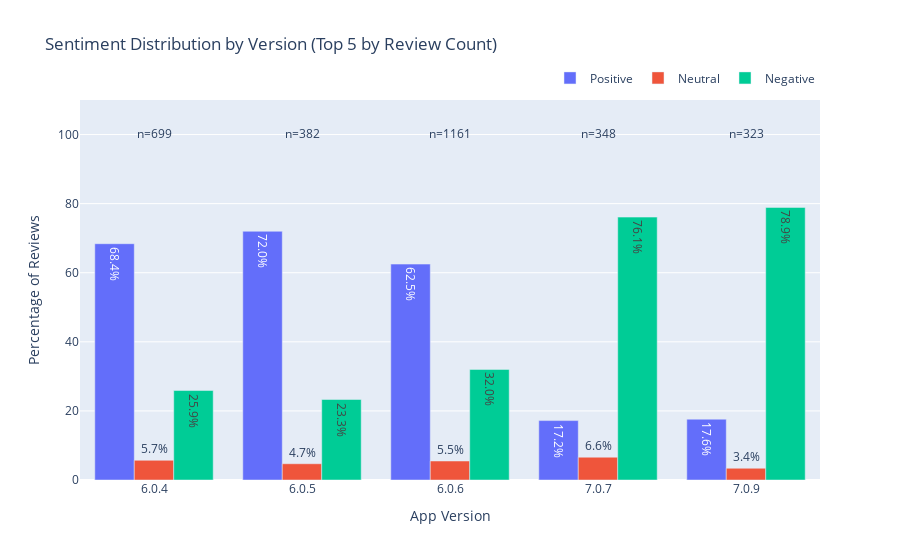
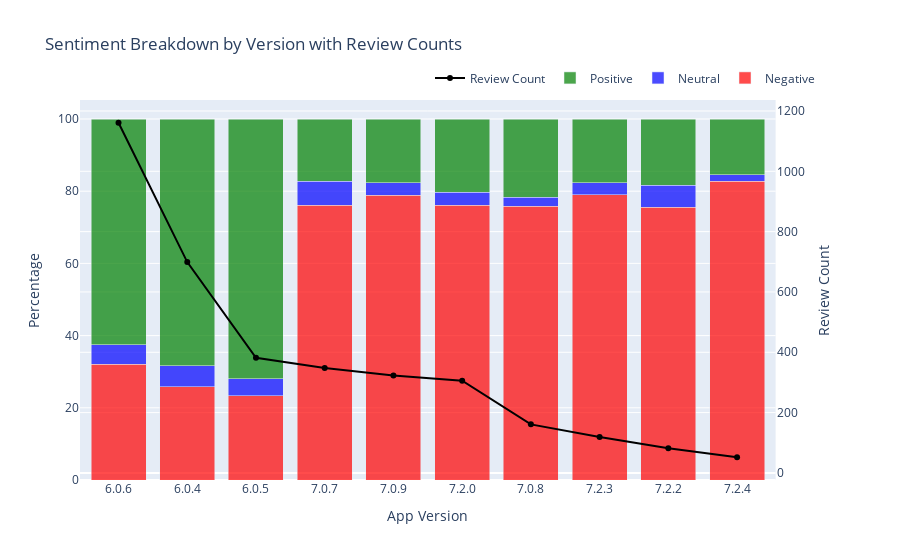

Notebook code cell kept with these figures, in order:
### Markdown cell above
### Analyze sentiment by version

### Code cell
# Analyze sentiment by version
if 'version' in analyzed_df.columns:
    # Check if sentiment exists, if not, create it from ratings
    if 'sentiment' not in analyzed_df.columns and 'rating' in analyzed_df.columns:
        print("No sentiment data found. Generating sentiment from ratings...")
        analyzed_df['sentiment'] = analyzed_df['rating'].apply(lambda r: 
                                                           'positive' if r >= 4 
                                                           else ('negative' if r <= 2 
                                                                else 'neutral'))
        print("Sentiment data generated.")
    
    # Now proceed with analysis
    if 'sentiment' in analyzed_df.columns:
        # Get valid versions and sentiments
        version_sentiment_df = analyzed_df.dropna(subset=['version', 'sentiment'])
        
        valid_records = len(version_sentiment_df)
        if valid_records > 0:
            print(f"Found {valid_records} reviews with both version and sentiment data")
            
            # Calculate sentiment percentages per version
            sentiment_by_version = pd.crosstab(
                version_sentiment_df['version'], 
                version_sentiment_df['sentiment'],
                normalize='index'
            ) * 100
            
            # Add count column
            version_counts = version_sentiment_df['version'].value_counts()
            sentiment_by_version['review_count'] = version_counts
            
            # Sort by review count
            sentiment_by_version = sentiment_by_version.reset_index()
            sentiment_by_version = sentiment_by_version.sort_values('review_count', ascending=False)
            
            # Round percentages for display
            display_cols = sentiment_by_version.columns.difference(['version', 'review_count'])
            sentiment_by_version[display_cols] = sentiment_by_version[display_cols].round(1)
            
            # Display results for top versions
            print("\nSentiment distribution by version (percentage):")
            display(sentiment_by_version.head(10))
            
            # Create a better visualization of sentiment by version using plotly directly
            import plotly.express as px
            import plotly.graph_objects as go
            from plotly.subplots import make_subplots
            
            # Get top 5 versions by review count
            top_versions = sentiment_by_version.head(5)['version'].tolist()
            
            # Sort versions for consistent display
            sorted_versions = sorted(top_versions)
            top_sentiment_data = sentiment_by_version[sentiment_by_version['version'].isin(sorted_versions)].sort_values('version')
            
            # Prepare data for grouped bar chart
            sentiment_types = ['positive', 'neutral', 'negative']
            available_sentiments = [s for s in sentiment_types if s in top_sentiment_data.columns]
            
            # Create figure
            fig = go.Figure()
            
            # Add bars for each sentiment type
            for sentiment in available_sentiments:
                fig.add_trace(go.Bar(
                    x=top_sentiment_data['version'],
                    y=top_sentiment_data[sentiment],
                    name=sentiment.capitalize(),
                    text=top_sentiment_data[sentiment].apply(lambda x: f"{x:.1f}%"),
                    textposition='auto'
                ))
            
            # Add review counts above the bars
            fig.add_trace(go.Scatter(
                x=top_sentiment_data['version'],
                y=[100] * len(top_sentiment_data),  # Position at the top
                text=top_sentiment_data['review_count'].apply(lambda x: f"n={x}"),
                mode="text",
                showlegend=False
            ))
            
            # Update layout
            fig.update_layout(
                title="Sentiment Distribution by Version (Top 5 by Review Count)",
                xaxis_title="App Version",
                yaxis_title="Percentage of Reviews",
                barmode='group',
                yaxis=dict(range=[0, 110]),  # Make room for review counts
                legend=dict(
                    orientation="h",
                    yanchor="bottom",
                    y=1.02,
                    xanchor="right",
                    x=1
                )
            )
            
            # Display the figure
            fig.show()
            
            # Create heatmap visualization of sentiment across versions (top 10)
            sentiment_heatmap_data = sentiment_by_version.head(10).copy()
            
            # Keep only sentiment columns for heatmap
            heatmap_cols = [col for col in sentiment_heatmap_data.columns if col in sentiment_types]
            heatmap_data = sentiment_heatmap_data[['version'] + heatmap_cols].set_index('version')
            
            # Create figure with secondary y-axis
            fig = make_subplots(specs=[[{"secondary_y": True}]])
            
            # Add sentiment heatmap
            for sentiment in heatmap_cols:
                color = {'positive': 'green', 'neutral': 'blue', 'negative': 'red'}[sentiment]
                fig.add_trace(
                    go.Bar(
                        x=heatmap_data.index, 
                        y=heatmap_data[sentiment],
                        name=sentiment.capitalize(),
                        marker_color=color,
                        opacity=0.7
                    )
                )
            
            # Add review counts as a line
            fig.add_trace(
                go.Scatter(
                    x=heatmap_data.index,
                    y=sentiment_heatmap_data['review_count'],
                    name='Review Count',
                    line=dict(color='black', width=2),
                    mode='lines+markers'
                ),
                secondary_y=True
            )
            
            # Update layout
            fig.update_layout(
                title="Sentiment Breakdown by Version with Review Counts",
                barmode='stack',
                xaxis_title="App Version",
                legend=dict(
                    orientation="h",
                    yanchor="bottom",
                    y=1.02,
                    xanchor="right",
                    x=1
                )
            )
            
            # Set y-axes titles
            fig.update_yaxes(title_text="Percentage", secondary_y=False)
            fig.update_yaxes(title_text="Review Count", secondary_y=True)
            
            # Show the figure
            fig.show()
            
            # Identify versions with significant sentiment shifts
            if len(sentiment_by_version) > 1:
                print("\nVersions with highest positive sentiment percentage:")
                pos_versions = sentiment_by_version.sort_values('positive', ascending=False)
                display(pos_versions.head(5)[['version', 'positive', 'neutral', 'negative', 'review_count']])
                
                print("\nVersions with highest negative sentiment percentage:")
                neg_versions = sentiment_by_version.sort_values('negative', ascending=False)
                display(neg_versions.head(5)[['version', 'negative', 'neutral', 'positive', 'review_count']])
        else:
            print("No reviews with both version and sentiment data found")
    else:
        print("Cannot perform version sentiment analysis: missing sentiment data")
else:
    print("Cannot perform version sentiment analysis: missing version data")

### Figure 1 — Plotly figure (JSON) as saved in the notebook; plotly's stock layout.template omitted (floating-point values rounded to 4 significant figures)
{"data": [{"name": "Positive", "text": ["68.4%", "72.0%", "62.5%", "17.2%", "17.6%"], "textposition": "auto", "type": "bar", "x": ["6.0.4", "6.0.5", "6.0.6", "7.0.7", "7.0.9"], "y": [68.4, 72.0, 62.5, 17.2, 17.6]}, {"name": "Neutral", "text": ["5.7%", "4.7%", "5.5%", "6.6%", "3.4%"], "textposition": "auto", "type": "bar", "x": ["6.0.4", "6.0.5", "6.0.6", "7.0.7", "7.0.9"], "y": [5.7, 4.7, 5.5, 6.6, 3.4]}, {"name": "Negative", "text": ["25.9%", "23.3%", "32.0%", "76.1%", "78.9%"], "textposition": "auto", "type": "bar", "x": ["6.0.4", "6.0.5", "6.0.6", "7.0.7", "7.0.9"], "y": [25.9, 23.3, 32.0, 76.1, 78.9]}, {"mode": "text", "showlegend": false, "text": ["n=699", "n=382", "n=1161", "n=348", "n=323"], "type": "scatter", "x": ["6.0.4", "6.0.5", "6.0.6", "7.0.7", "7.0.9"], "y": [100, 100, 100, 100, 100]}], "layout": {"barmode": "group", "legend": {"orientation": "h", "x": 1, "xanchor": "right", "y": 1.02, "yanchor": "bottom"}, "title": {"text": "Sentiment Distribution by Version (Top 5 by Review Count)"}, "xaxis": {"title": {"text": "App Version"}}, "yaxis": {"range": [0, 110], "title": {"text": "Percentage of Reviews"}}}}

### Figure 2 — Plotly figure (JSON) as saved in the notebook; plotly's stock layout.template omitted (floating-point values rounded to 4 significant figures)
{"data": [{"marker": {"color": "red"}, "name": "Negative", "opacity": 0.7, "type": "bar", "x": ["6.0.6", "6.0.4", "6.0.5", "7.0.7", "7.0.9", "7.2.0", "7.0.8", "7.2.3", "7.2.2", "7.2.4"], "y": [32.0, 25.9, 23.3, 76.1, 78.9, 76.1, 75.8, 79.0, 75.6, 82.7]}, {"marker": {"color": "blue"}, "name": "Neutral", "opacity": 0.7, "type": "bar", "x": ["6.0.6", "6.0.4", "6.0.5", "7.0.7", "7.0.9", "7.2.0", "7.0.8", "7.2.3", "7.2.2", "7.2.4"], "y": [5.5, 5.7, 4.7, 6.6, 3.4, 3.6, 2.5, 3.4, 6.1, 1.9]}, {"marker": {"color": "green"}, "name": "Positive", "opacity": 0.7, "type": "bar", "x": ["6.0.6", "6.0.4", "6.0.5", "7.0.7", "7.0.9", "7.2.0", "7.0.8", "7.2.3", "7.2.2", "7.2.4"], "y": [62.5, 68.4, 72.0, 17.2, 17.6, 20.3, 21.7, 17.6, 18.3, 15.4]}, {"line": {"color": "black", "width": 2}, "mode": "lines+markers", "name": "Review Count", "type": "scatter", "x": ["6.0.6", "6.0.4", "6.0.5", "7.0.7", "7.0.9", "7.2.0", "7.0.8", "7.2.3", "7.2.2", "7.2.4"], "xaxis": "x", "y": [1161, 699, 382, 348, 323, 306, 161, 119, 82, 52], "yaxis": "y2"}], "layout": {"barmode": "stack", "legend": {"orientation": "h", "x": 1, "xanchor": "right", "y": 1.02, "yanchor": "bottom"}, "title": {"text": "Sentiment Breakdown by Version with Review Counts"}, "xaxis": {"anchor": "y", "domain": [0, 0.94], "title": {"text": "App Version"}}, "yaxis": {"anchor": "x", "domain": [0, 1], "title": {"text": "Percentage"}}, "yaxis2": {"anchor": "x", "overlaying": "y", "side": "right", "title": {"text": "Review Count"}}}}
